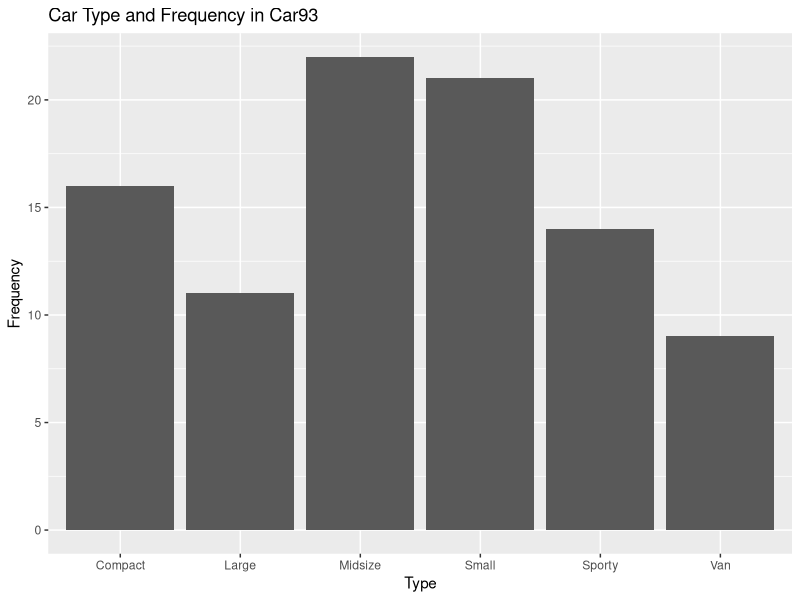
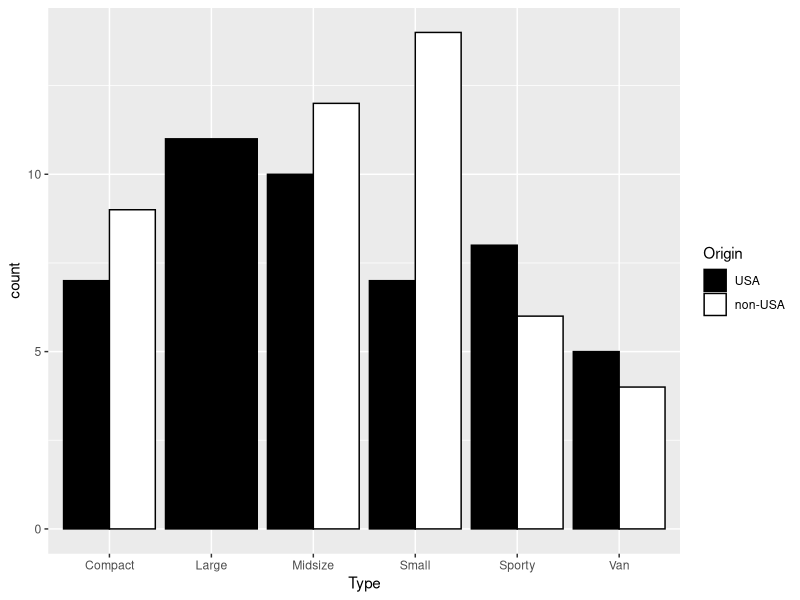

R code for these plots, in order: (Note: this script raises an error after producing the figures.)
library(ggplot2)
library(MASS)

ggplot(Cars93, aes(x=Type)) +
  geom_bar() +
  labs(y="Frequency", title="Car Type and Frequency in Car93")

# Barras Agrupadas

Type.Origin <- subset (Cars93, select=c("Type","Origin"))
head(Type.Origin)

ggplot(Type.Origin, aes(x = Type, fill = Origin)) +
  geom_bar(position="dodge", color="black") +
  scale_fill_grey(start=0, end=1)

# Versão ggplot para Dataset de Female

females.df <- data.frame(females)
females.df

ggplot(females.df, aes(x=Hair, y = Freq, fill=Eye)) +
  geom_bar(position="dodge",color="black", stat="identity") +
  scale_fill_grey(start=0,end=1)

